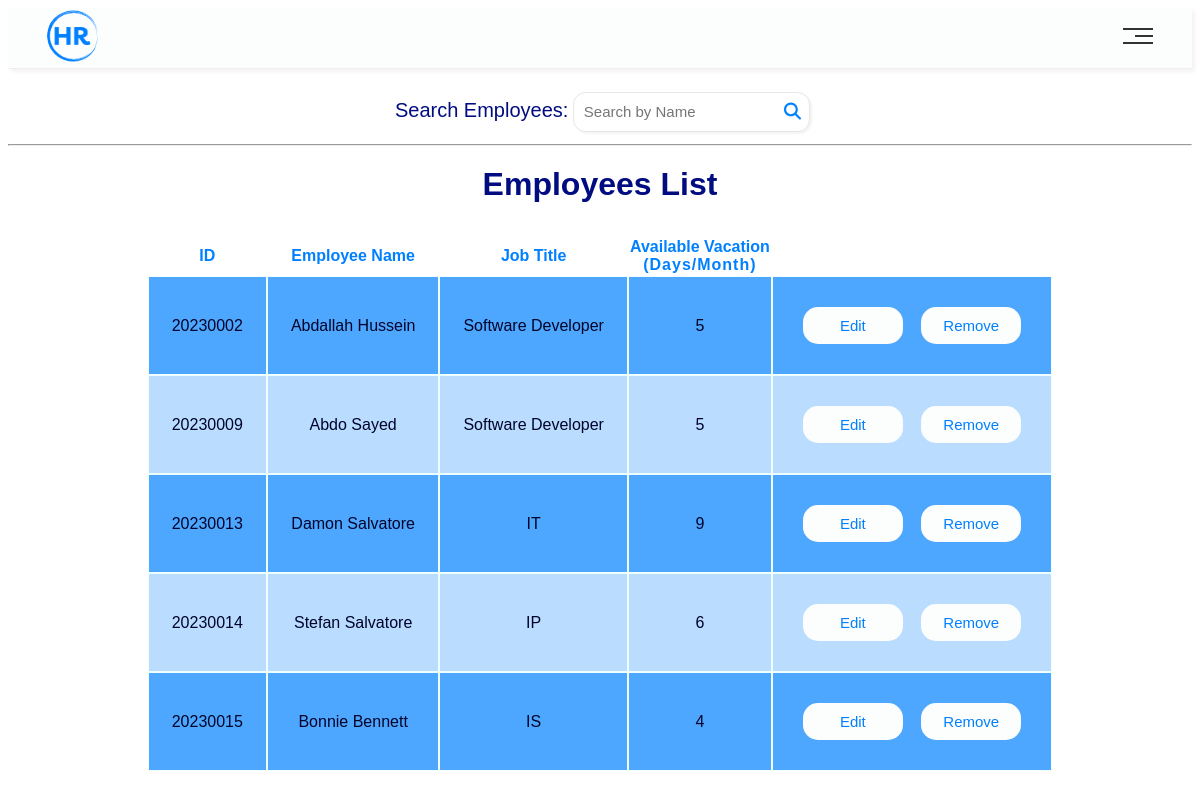
/ShowEmployees/, run on an earlier commit of the app's database.
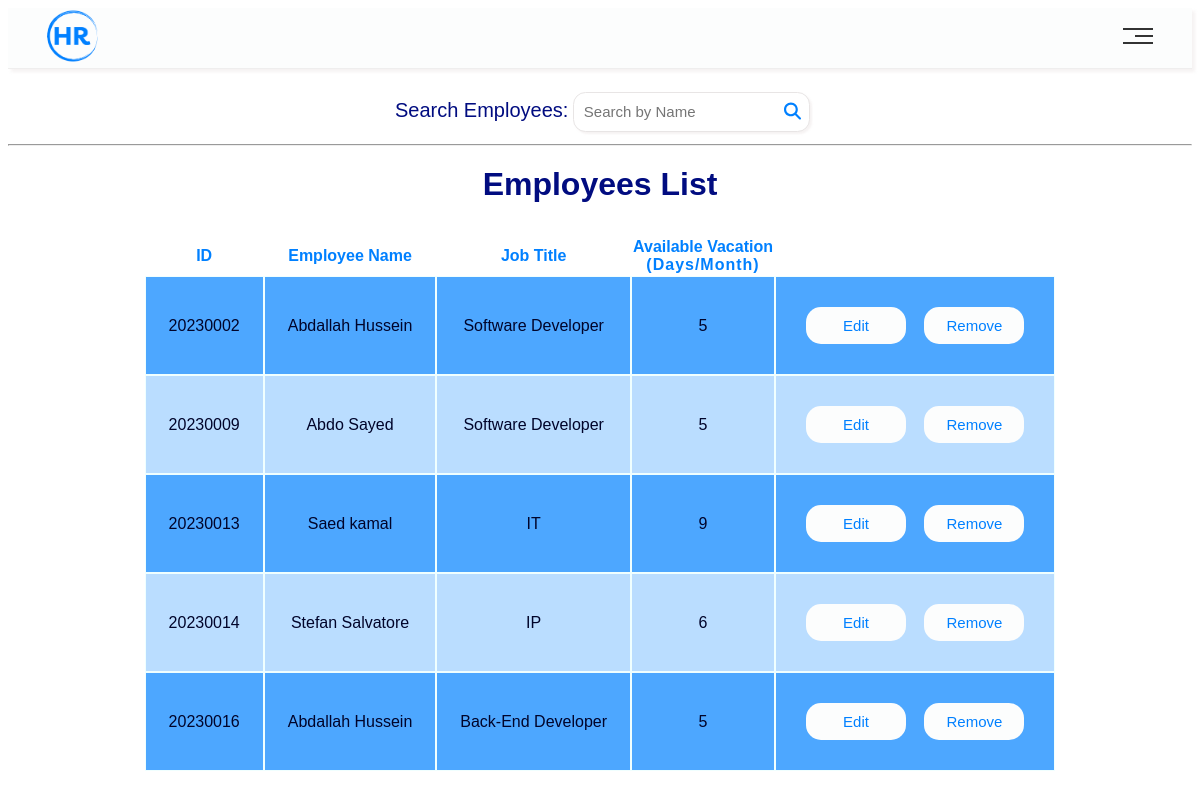
And on a later commit of the database.
### main/models.py (models this page shows, shortened)
class Employee(models.Model):
    ID = models.BigAutoField(primary_key=True, verbose_name="ID")
    userName = models.CharField(max_length=100)
    Email = models.CharField(max_length=255)
    phoneNum = models.IntegerField()
    address = models.CharField(max_length=255)
    birthDate = models.DateField()
    gender = models.CharField(max_length=10)
    jobTitle = models.CharField(max_length=64)
    maritalStatus = models.CharField(max_length=64)
    salary = models.IntegerField()
    vacationDays = models.IntegerField()

### main/views.py (the view)
# urls.py: path("ShowEmployees/", views.ShowEmployees, name="ShowEmployees"),
def ShowEmployees(request):
    context = {"Employees": Employee.objects.all()}
    return render(request, "HRWebsite/Show Employees.html", context)

### main/templates/HRWebsite/Show Employees.html (shortened to what this page needs)
<!DOCTYPE html>
<html lang="en">
{% load static %}
<head>
    <link rel="stylesheet" href="{% static 'css/public.css' %}" />
    <link rel="stylesheet" href="{% static 'css/Navbar.css' %}" />
    <link rel="stylesheet" href="{% static 'css/Table.css' %}" />
    <link rel="stylesheet" href="https://use.fontawesome.com/releases/v5.15.3/css/all.css">
  </head>
  <body>
  {% include 'Navbar/HRNavBar.html' %}
  <section class="Conatiner">
    <form method="post">
      <label class="search">Search Employees: </label>
      <input class="srchfield" type="search" name="Search" placeholder="Search by Name" />
      <hr>
    </form>
      <table class="table">
        <caption class="caption">
          Employees List
        </caption>
        <thead>
          <tr>
            <th>ID</th>
            <th>Employee Name</th>
            <th>Job Title</th>
            <th>Available Vacation<span class="span">(Days/Month)</span></th>
          </tr>
        </thead>
        <tbody>
          {% for emp in Employees%}
          <tr>
            <td id= "ID">{{ emp.ID }}</td>
            <td>{{ emp.userName }}</td>
            <td>{{ emp.jobTitle }}</td>
            <td>{{ emp.vacationDays }}</td>
            <td>
            <div><button class = "edit">Edit</button></div>
            <div><button class = "remove">Remove</button></div>
            </td>
          </tr>
          {% endfor %}
        </tbody>
      </table>
  </body>
</html>

What changed in the data, as far as the page shows it:
removed Employee: ID "20230015", userName "Bonnie Bennett", jobTitle "IS", vacationDays "4"
changed Employee "IT": userName "Damon Salvatore" → "Saed kamal"
added Employee: ID "20230016", userName "Abdallah Hussein", jobTitle "Back-End Developer", vacationDays "5"
